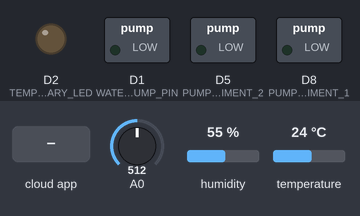
The sketch below on a simulated ESP8266 (NodeMCU). On the bench: switched loads named in the sketch (green lamp = pin HIGH), output pins drawn as LEDs (lit = HIGH). The inputs (shaded band) are chosen by the test bench; at power-on: A0 = 512, humidity 55 %, temperature 24 °C. WiFi joins after 1.5 s; servers stay silent unless stated; the Firebase database answers and starts empty; what the sketch prints to the serial monitor is not drawn.

Above: at 2.7 s.
2.8 s: A0 set to 706
4.6 s: A0 set to 728
At 6.9 s:
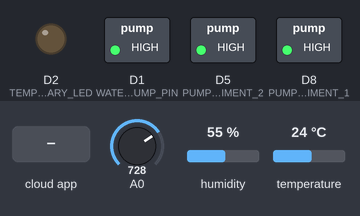
12.2 s: the phone or cloud app sets tempLED to 1
At 16.3 s:
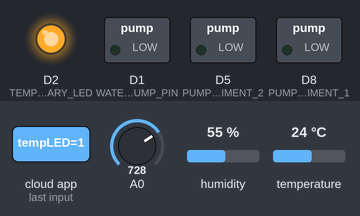
19.8 s: the phone or cloud app sets isWatering to 1
23.3 s: the phone or cloud app sets tempLED to 0
At 30.1 s:
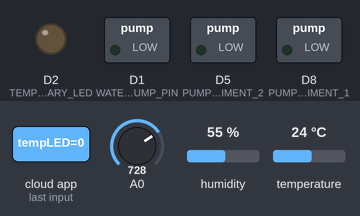
30.9 s: A0 set to 716
At 31.5 s:
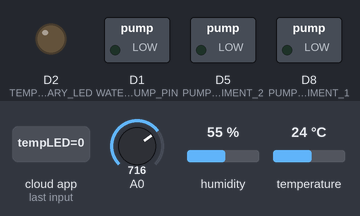
Timing chart, 0 to 33.4 s (numbered marks = the images above; inputs shaded):
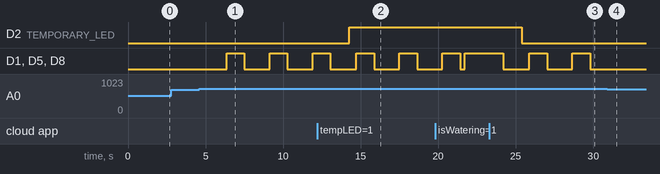

The sketch:

spws.ino
```cpp
#if defined(ESP32)
#include <WiFi.h>
#elif defined(ESP8266)
#include <ESP8266WiFi.h>
#endif
#include <Firebase_ESP_Client.h>
#include <addons/TokenHelper.h>
#include <addons/RTDBHelper.h>
#include <SimpleTimer.h>
#include <DHT.h>

#define WIFI_SSID "ssid"
#define WIFI_PASSWORD "password"
#define API_KEY "firebase_api_key"
#define DATABASE_URL "realtime_db_url" //<databaseName>.firebaseio.com or <databaseName>.<region>.firebasedatabase.app
#define USER_EMAIL "firebase_authenticated_email"
#define USER_PASSWORD "firebase_authenticated_password"
#define TEMPORARY_LED D2
#define DHT11_PIN D4 // GPIO2 = D4
#define DHT11_TYPE DHT11
#define SOIL_MOISTURE_PIN 0 // Here 0 is for A0 analog0
#define WATER_PUMP_PIN D1
#define PUMP_SUPPLIMENT_1 D8
#define PUMP_SUPPLIMENT_2 D5
#define SOIL_MOISTURE_THRESHOLD 30

// Define Firebase Data object
FirebaseData fbdo;
FirebaseData tempPinFBDO; // Firebase data object to check tempPin Status
FirebaseData isWateringFBDO;
FirebaseAuth auth;
FirebaseConfig config;
SimpleTimer simpleTimer;
SimpleTimer isWateringTimer;
SimpleTimer checkTemporaryPinTimer;
DHT dht(DHT11_PIN, DHT11_TYPE);

unsigned long sendDataPrevMillis = 0;
unsigned long count = 0;
float temperature = 0;
int humidity = 0;
int soilMoisture = 0;
boolean isWatering = false;

void setup()
{
	Serial.begin(115200);
	WiFi.begin(WIFI_SSID, WIFI_PASSWORD);
	Serial.print("Connecting to Wi-Fi");
	while (WiFi.status() != WL_CONNECTED)
	{
		Serial.print(".");
		delay(300);
	}
	Serial.print("\nConnected with IP: ");
	Serial.println(WiFi.localIP());
	Serial.println();
	Serial.printf("Firebase Client v%s\n\n", FIREBASE_CLIENT_VERSION);

	config.api_key = API_KEY;
	auth.user.email = USER_EMAIL;
	auth.user.password = USER_PASSWORD;
	config.database_url = DATABASE_URL;
	/* Assign the callback function for the long running token generation task */
	config.token_status_callback = tokenStatusCallback; // see addons/TokenHelper.h
	Firebase.begin(&config, &auth);
	Firebase.reconnectWiFi(true); // Comment or pass false value when WiFi reconnection will control by your code or third party library
	Firebase.setDoubleDigits(5);

	pinMode(TEMPORARY_LED, OUTPUT);
	pinMode(WATER_PUMP_PIN, OUTPUT);
	pinMode(PUMP_SUPPLIMENT_1, OUTPUT);
	pinMode(PUMP_SUPPLIMENT_2, OUTPUT);

	dht.begin();

	config.timeout.serverResponse = 10 * 1000;
	simpleTimer.setInterval(1000);
	isWateringTimer.setInterval(1000);
	checkTemporaryPinTimer.setInterval(3000);
}

void loop()
{
	if (simpleTimer.isReady())
	{
		readSensorData();
		simpleTimer.reset();
	}

	if (isWateringTimer.isReady())
	{
		Firebase.RTDB.getBool(&isWateringFBDO, F("/isWatering"));
		isWatering = isWateringFBDO.to<bool>();
		if (isWatering)
		{
			Serial.println("WATERING");
			startMotor();
		}
		else
		{
			Serial.println("NOT WATERING");
			stopMotor();
		}

		isWateringTimer.reset();
	}

	if (checkTemporaryPinTimer.isReady())
	{
		Firebase.RTDB.getBool(&tempPinFBDO, F("/tempLED"));
		// tempPinFBDO.to<bool>() ? Serial.println("TEMP PIN SET") : Serial.println("TEMP PIN NOT SET");
		tempPinFBDO.to<bool>() ? digitalWrite(TEMPORARY_LED, HIGH) : digitalWrite(TEMPORARY_LED, LOW);
		// Serial.printf("Get bool... %s\n", Firebase.RTDB.getBool(&fbdo, FPSTR("tempLED")) ? (fbdo.to<bool>() ? "true" : "false") : fbdo.errorReason().c_str());
		checkTemporaryPinTimer.reset();
	}
}

void readSensorData()
{
	float temperature = dht.readTemperature();
	humidity = dht.readHumidity();
	float tempReading = 0.0;
	tempReading = analogRead(SOIL_MOISTURE_PIN);
	tempReading /= 1023;
	tempReading = 100 - (tempReading * 100);
	if (tempReading < 0)
		tempReading = 0;
	soilMoisture = tempReading;
	Serial.printf("Temperature %f \tHumidity %d \tSoilMoisture %d\n", temperature, humidity, soilMoisture);

	boolean temperaturUpdate = Firebase.RTDB.setFloat(&fbdo, F("/currentTemperature"), temperature);
	boolean humidityUpdate = Firebase.RTDB.setInt(&fbdo, F("/currentHumidity"), humidity);
	boolean moistureUpdate = Firebase.RTDB.setInt(&fbdo, F("/currentSoilMoisture"), soilMoisture);

	temperaturUpdate ? Serial.print("") : Serial.println("ERROR WHILE Updating Temperature");
	humidityUpdate ? Serial.print("") : Serial.println("ERROR WHILE Updating Humidity");
	moistureUpdate ? Serial.print("") : Serial.println("ERROR WHILE Updating Moisture");

	if (soilMoisture < SOIL_MOISTURE_THRESHOLD)
	{
		startWatering();
	}
}

void startWatering()
{
	isWatering = true;
	while (soilMoisture < SOIL_MOISTURE_THRESHOLD)
	{
		startMotor();
		soilMoisture = analogRead(SOIL_MOISTURE_PIN);
		soilMoisture /= 1023;
		soilMoisture = 100 - (soilMoisture * 100);
		if (soilMoisture < 0)
			soilMoisture = 0;
		bool isWateringUpdated = Firebase.RTDB.setBool(&fbdo, F("/isWatering"), true);
		isWateringUpdated ? Serial.println("1 - IS_WATERING Updated") : Serial.println("ERROR WHILE Updating IS_WATERING");
		delay(1000);
	}
	stopMotor();
	bool isWateringUpdated = Firebase.RTDB.setBool(&fbdo, F("/isWatering"), false);
	isWateringUpdated ? Serial.println("~~ 2 - IS_WATERING Updated") : Serial.println("ERROR WHILE Updating IS_WATERING");
}

void startMotor()
{
	digitalWrite(WATER_PUMP_PIN, HIGH);
	digitalWrite(PUMP_SUPPLIMENT_1, HIGH);
	digitalWrite(PUMP_SUPPLIMENT_2, HIGH);
}

void stopMotor()
{
	digitalWrite(WATER_PUMP_PIN, LOW);
	digitalWrite(PUMP_SUPPLIMENT_1, LOW);
	digitalWrite(PUMP_SUPPLIMENT_2, LOW);
}

// Firebase.ready() should be called repeatedly to handle authentication tasks.

// if (Firebase.ready() && (millis() - sendDataPrevMillis > 15000 || sendDataPrevMillis == 0))
// {
//     sendDataPrevMillis = millis();

//     Serial.printf("Set bool... %s\n", Firebase.RTDB.setBool(&fbdo, F("/test/bool"), count % 2 == 0) ? "ok" : fbdo.errorReason().c_str());
//     Serial.printf("Get bool... %s\n", Firebase.RTDB.getBool(&fbdo, FPSTR("/test/bool")) ? fbdo.to<bool>() ? "true" : "false" : fbdo.errorReason().c_str());

//     bool bVal;
//     Serial.printf("Get bool ref... %s\n", Firebase.RTDB.getBool(&fbdo, F("/test/bool"), &bVal) ? bVal ? "true" : "false" : fbdo.errorReason().c_str());
//     Serial.printf("Set int... %s\n", Firebase.RTDB.setInt(&fbdo, F("/test/int"), count) ? "ok" : fbdo.errorReason().c_str());
//     Serial.printf("Get int... %s\n", Firebase.RTDB.getInt(&fbdo, F("/test/int")) ? String(fbdo.to<int>()).c_str() : fbdo.errorReason().c_str());

//     int iVal = 0;
//     Serial.printf("Get int ref... %s\n", Firebase.RTDB.getInt(&fbdo, F("/test/int"), &iVal) ? String(iVal).c_str() : fbdo.errorReason().c_str());
//     Serial.printf("Set float... %s\n", Firebase.RTDB.setFloat(&fbdo, F("/test/float"), count + 10.2) ? "ok" : fbdo.errorReason().c_str());
//     Serial.printf("Get float... %s\n", Firebase.RTDB.getFloat(&fbdo, F("/test/float")) ? String(fbdo.to<float>()).c_str() : fbdo.errorReason().c_str());
//     Serial.printf("Set double... %s\n", Firebase.RTDB.setDouble(&fbdo, F("/test/double"), count + 35.517549723765) ? "ok" : fbdo.errorReason().c_str());
//     Serial.printf("Get double... %s\n", Firebase.RTDB.getDouble(&fbdo, F("/test/double")) ? String(fbdo.to<double>()).c_str() : fbdo.errorReason().c_str());
//     Serial.printf("Set string... %s\n", Firebase.RTDB.setString(&fbdo, F("/test/string"), F("Hello World!")) ? "ok" : fbdo.errorReason().c_str());
//     Serial.printf("Get string... %s\n", Firebase.RTDB.getString(&fbdo, F("/test/string")) ? fbdo.to<const char *>() : fbdo.errorReason().c_str());

//     // For the usage of FirebaseJson, see examples/FirebaseJson/BasicUsage/Create_Edit_Parse.ino
//     FirebaseJson json;

//     if (count == 0)
//     {
//         json.set("value/round/" + String(count), F("cool!"));
//         json.set(F("value/ts/.sv"), F("timestamp"));
//         Serial.printf("Set json... %s\n", Firebase.RTDB.set(&fbdo, F("/test/json"), &json) ? "ok" : fbdo.errorReason().c_str());
//     }
//     else
//     {
//         json.add(String(count), F("smart!"));
//         Serial.printf("Update node... %s\n", Firebase.RTDB.updateNode(&fbdo, F("/test/json/value/round"), &json) ? "ok" : fbdo.errorReason().c_str());
//     }

// Serial.println();

/** Timeout options.

//WiFi reconnect timeout (interval) in ms (10 sec - 5 min) when WiFi disconnected.
config.timeout.wifiReconnect = 10 * 1000;

//Socket connection and SSL handshake timeout in ms (1 sec - 1 min).
config.timeout.socketConnection = 10 * 1000;

//Server response read timeout in ms (1 sec - 1 min).
config.timeout.serverResponse = 10 * 1000;

//RTDB Stream keep-alive timeout in ms (20 sec - 2 min) when no server's keep-alive event data received.
config.timeout.rtdbKeepAlive = 45 * 1000;

//RTDB Stream reconnect timeout (interval) in ms (1 sec - 1 min) when RTDB Stream closed and want to resume.
config.timeout.rtdbStreamReconnect = 1 * 1000;

//RTDB Stream error notification timeout (interval) in ms (3 sec - 30 sec). It determines how often the readStream
//will return false (error) when it called repeatedly in loop.
config.timeout.rtdbStreamError = 3 * 1000;

Note:
The function that starting the new TCP session i.e. first time server connection or previous session was closed, the function won't exit until the
time of config.timeout.socketConnection.

You can also set the TCP data sending retry with
config.tcp_data_sending_retry = 1;

*/

// For generic set/get functions.

// For generic set, use Firebase.RTDB.set(&fbdo, <path>, <any variable or value>)

// For generic get, use Firebase.RTDB.get(&fbdo, <path>).
// And check its type with fbdo.dataType() or fbdo.dataTypeEnum() and
// cast the value from it e.g. fbdo.to<int>(), fbdo.to<std::string>().

// The function, fbdo.dataType() returns types String e.g. string, boolean,
// int, float, double, json, array, blob, file and null.

// The function, fbdo.dataTypeEnum() returns type enum (number) e.g. fb_esp_rtdb_data_type_null (1),
// fb_esp_rtdb_data_type_integer, fb_esp_rtdb_data_type_float, fb_esp_rtdb_data_type_double,
// fb_esp_rtdb_data_type_boolean, fb_esp_rtdb_data_type_string, fb_esp_rtdb_data_type_json,
// fb_esp_rtdb_data_type_array, fb_esp_rtdb_data_type_blob, and fb_esp_rtdb_data_type_file (10)

//         count++;
//     }
// }
```

Measured:
- the behaviour switches between 716 and 717 on A0 (found by bisection; images 0 and 1)
- after the input at 2.8 s, every drawn part: stays the same
- after the input at 4.6 s, D1 (WATER_PUMP_PIN), D5 (PUMP_SUPPLIMENT_2), D8 (PUMP_SUPPLIMENT_1): alternates HIGH for 1.2 s and LOW for 1.6 s, starting after 1.8 s
- after the input at 12.2 s, D2 (TEMPORARY_LED): LOW → HIGH after 2.1 s
- after the input at 23.3 s, D2 (TEMPORARY_LED): HIGH → LOW after 2.1 s
- after the input at 30.9 s, D1 (WATER_PUMP_PIN), D5 (PUMP_SUPPLIMENT_2), D8 (PUMP_SUPPLIMENT_1): stays LOW (without the input it goes to HIGH after 0.53 s)
